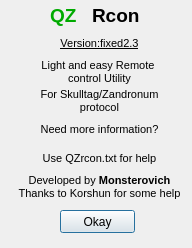
<?xml version="1.0" encoding="UTF-8"?>
<ui version="4.0">
 <class>aboutwindow</class>
 <widget class="QDialog" name="aboutwindow">
  <property name="geometry">
   <rect>
    <x>0</x>
    <y>0</y>
    <width>192</width>
    <height>248</height>
   </rect>
  </property>
  <property name="maximumSize">
   <size>
    <width>192</width>
    <height>248</height>
   </size>
  </property>
  <property name="windowTitle">
   <string>About QZrcon</string>
  </property>
  <widget class="QPushButton" name="pushButton">
   <property name="geometry">
    <rect>
     <x>60</x>
     <y>210</y>
     <width>75</width>
     <height>23</height>
    </rect>
   </property>
   <property name="text">
    <string>Okay</string>
   </property>
  </widget>
  <widget class="QWidget" name="horizontalLayoutWidget">
   <property name="geometry">
    <rect>
     <x>50</x>
     <y>0</y>
     <width>90</width>
     <height>31</height>
    </rect>
   </property>
   <layout class="QHBoxLayout" name="horizontalLayout_2">
    <item>
     <widget class="QLabel" name="label_3">
      <property name="text">
       <string>&lt;!DOCTYPE HTML PUBLIC &quot;-//W3C//DTD HTML 4.0//EN&quot; &quot;http://www.w3.org/TR/REC-html40/strict.dtd&quot;&gt;
&lt;html&gt;&lt;head&gt;&lt;meta name=&quot;qrichtext&quot; content=&quot;1&quot; /&gt;&lt;style type=&quot;text/css&quot;&gt;
p, li { white-space: pre-wrap; }
&lt;/style&gt;&lt;/head&gt;&lt;body style=&quot; font-family:'MS Shell Dlg 2'; font-size:8.25pt; font-weight:400; font-style:normal;&quot;&gt;
&lt;p style=&quot; margin-top:0px; margin-bottom:0px; margin-left:0px; margin-right:0px; -qt-block-indent:0; text-indent:0px;&quot;&gt;&lt;span style=&quot; font-size:14pt; font-weight:600; color:#00aa00;&quot;&gt;QZ&lt;/span&gt;&lt;/p&gt;&lt;/body&gt;&lt;/html&gt;</string>
      </property>
     </widget>
    </item>
    <item>
     <widget class="QLabel" name="label_2">
      <property name="text">
       <string>&lt;!DOCTYPE HTML PUBLIC &quot;-//W3C//DTD HTML 4.0//EN&quot; &quot;http://www.w3.org/TR/REC-html40/strict.dtd&quot;&gt;
&lt;html&gt;&lt;head&gt;&lt;meta name=&quot;qrichtext&quot; content=&quot;1&quot; /&gt;&lt;style type=&quot;text/css&quot;&gt;
p, li { white-space: pre-wrap; }
&lt;/style&gt;&lt;/head&gt;&lt;body style=&quot; font-family:'MS Shell Dlg 2'; font-size:8.25pt; font-weight:400; font-style:normal;&quot;&gt;
&lt;p style=&quot; margin-top:0px; margin-bottom:0px; margin-left:0px; margin-right:0px; -qt-block-indent:0; text-indent:0px;&quot;&gt;&lt;span style=&quot; font-size:14pt; font-weight:600; color:#000000;&quot;&gt;Rcon&lt;/span&gt;&lt;/p&gt;&lt;/body&gt;&lt;/html&gt;</string>
      </property>
     </widget>
    </item>
   </layout>
  </widget>
  <widget class="QWidget" name="verticalLayoutWidget">
   <property name="geometry">
    <rect>
     <x>10</x>
     <y>30</y>
     <width>179</width>
     <height>171</height>
    </rect>
   </property>
   <property name="font">
    <font>
     <family>Arial</family>
     <pointsize>6</pointsize>
    </font>
   </property>
   <layout class="QVBoxLayout" name="verticalLayout_2">
    <property name="spacing">
     <number>2</number>
    </property>
    <item>
     <widget class="QLabel" name="label_10">
      <property name="font">
       <font>
        <family>Arial</family>
        <pointsize>6</pointsize>
       </font>
      </property>
      <property name="text">
       <string>&lt;!DOCTYPE HTML PUBLIC &quot;-//W3C//DTD HTML 4.0//EN&quot; &quot;http://www.w3.org/TR/REC-html40/strict.dtd&quot;&gt;
&lt;html&gt;&lt;head&gt;&lt;meta name=&quot;qrichtext&quot; content=&quot;1&quot; /&gt;&lt;style type=&quot;text/css&quot;&gt;
p, li { white-space: pre-wrap; }
&lt;/style&gt;&lt;/head&gt;&lt;body style=&quot; font-family:'Arial'; font-size:6pt; font-weight:400; font-style:normal;&quot;&gt;
&lt;p align=&quot;center&quot; style=&quot; margin-top:0px; margin-bottom:0px; margin-left:0px; margin-right:0px; -qt-block-indent:0; text-indent:0px;&quot;&gt;&lt;span style=&quot; font-family:'MS Shell Dlg 2'; font-size:8pt; text-decoration: underline;&quot;&gt;Version:fixed2.3&lt;/span&gt;&lt;/p&gt;&lt;/body&gt;&lt;/html&gt;</string>
      </property>
     </widget>
    </item>
    <item>
     <widget class="QLabel" name="label">
      <property name="font">
       <font>
        <family>Arial</family>
        <pointsize>6</pointsize>
       </font>
      </property>
      <property name="text">
       <string>&lt;!DOCTYPE HTML PUBLIC &quot;-//W3C//DTD HTML 4.0//EN&quot; &quot;http://www.w3.org/TR/REC-html40/strict.dtd&quot;&gt;
&lt;html&gt;&lt;head&gt;&lt;meta name=&quot;qrichtext&quot; content=&quot;1&quot; /&gt;&lt;style type=&quot;text/css&quot;&gt;
p, li { white-space: pre-wrap; }
&lt;/style&gt;&lt;/head&gt;&lt;body style=&quot; font-family:'Arial'; font-size:6pt; font-weight:400; font-style:normal;&quot;&gt;
&lt;p align=&quot;center&quot; style=&quot; margin-top:0px; margin-bottom:0px; margin-left:0px; margin-right:0px; -qt-block-indent:0; text-indent:0px;&quot;&gt;&lt;span style=&quot; font-family:'MS Shell Dlg 2'; font-size:8pt;&quot;&gt;Light and easy Remote &lt;/span&gt;&lt;/p&gt;
&lt;p align=&quot;center&quot; style=&quot; margin-top:0px; margin-bottom:0px; margin-left:0px; margin-right:0px; -qt-block-indent:0; text-indent:0px;&quot;&gt;&lt;span style=&quot; font-family:'MS Shell Dlg 2'; font-size:8pt;&quot;&gt;control Utility&lt;/span&gt;&lt;/p&gt;&lt;/body&gt;&lt;/html&gt;</string>
      </property>
     </widget>
    </item>
    <item>
     <widget class="QLabel" name="label_7">
      <property name="font">
       <font>
        <family>Arial</family>
        <pointsize>6</pointsize>
       </font>
      </property>
      <property name="text">
       <string>&lt;!DOCTYPE HTML PUBLIC &quot;-//W3C//DTD HTML 4.0//EN&quot; &quot;http://www.w3.org/TR/REC-html40/strict.dtd&quot;&gt;
&lt;html&gt;&lt;head&gt;&lt;meta name=&quot;qrichtext&quot; content=&quot;1&quot; /&gt;&lt;style type=&quot;text/css&quot;&gt;
p, li { white-space: pre-wrap; }
&lt;/style&gt;&lt;/head&gt;&lt;body style=&quot; font-family:'Arial'; font-size:6pt; font-weight:400; font-style:normal;&quot;&gt;
&lt;p align=&quot;center&quot; style=&quot; margin-top:0px; margin-bottom:0px; margin-left:0px; margin-right:0px; -qt-block-indent:0; text-indent:0px;&quot;&gt;&lt;span style=&quot; font-family:'MS Shell Dlg 2'; font-size:8pt;&quot;&gt;For Skulltag/Zandronum&lt;/span&gt;&lt;/p&gt;
&lt;p align=&quot;center&quot; style=&quot; margin-top:0px; margin-bottom:0px; margin-left:0px; margin-right:0px; -qt-block-indent:0; text-indent:0px;&quot;&gt;&lt;span style=&quot; font-family:'MS Shell Dlg 2'; font-size:8pt;&quot;&gt;protocol&lt;/span&gt;&lt;/p&gt;&lt;/body&gt;&lt;/html&gt;</string>
      </property>
     </widget>
    </item>
    <item>
     <widget class="QLabel" name="label_8">
      <property name="font">
       <font>
        <family>Arial</family>
        <pointsize>6</pointsize>
       </font>
      </property>
      <property name="text">
       <string>&lt;!DOCTYPE HTML PUBLIC &quot;-//W3C//DTD HTML 4.0//EN&quot; &quot;http://www.w3.org/TR/REC-html40/strict.dtd&quot;&gt;
&lt;html&gt;&lt;head&gt;&lt;meta name=&quot;qrichtext&quot; content=&quot;1&quot; /&gt;&lt;style type=&quot;text/css&quot;&gt;
p, li { white-space: pre-wrap; }
&lt;/style&gt;&lt;/head&gt;&lt;body style=&quot; font-family:'MS Shell Dlg 2'; font-size:8.25pt; font-weight:400; font-style:normal;&quot;&gt;
&lt;p align=&quot;center&quot; style=&quot; margin-top:0px; margin-bottom:0px; margin-left:0px; margin-right:0px; -qt-block-indent:0; text-indent:0px;&quot;&gt;&lt;span style=&quot; font-size:8pt;&quot;&gt;Need more information?&lt;/span&gt;&lt;/p&gt;&lt;/body&gt;&lt;/html&gt;</string>
      </property>
     </widget>
    </item>
    <item>
     <widget class="QLabel" name="label_9">
      <property name="font">
       <font>
        <family>Arial</family>
        <pointsize>6</pointsize>
       </font>
      </property>
      <property name="text">
       <string>&lt;!DOCTYPE HTML PUBLIC &quot;-//W3C//DTD HTML 4.0//EN&quot; &quot;http://www.w3.org/TR/REC-html40/strict.dtd&quot;&gt;
&lt;html&gt;&lt;head&gt;&lt;meta name=&quot;qrichtext&quot; content=&quot;1&quot; /&gt;&lt;style type=&quot;text/css&quot;&gt;
p, li { white-space: pre-wrap; }
&lt;/style&gt;&lt;/head&gt;&lt;body style=&quot; font-family:'Arial'; font-size:6pt; font-weight:400; font-style:normal;&quot;&gt;
&lt;p align=&quot;center&quot; style=&quot; margin-top:0px; margin-bottom:0px; margin-left:0px; margin-right:0px; -qt-block-indent:0; text-indent:0px;&quot;&gt;&lt;span style=&quot; font-family:'MS Shell Dlg 2'; font-size:8pt;&quot;&gt;Use QZrcon.txt for help&lt;/span&gt;&lt;/p&gt;&lt;/body&gt;&lt;/html&gt;</string>
      </property>
     </widget>
    </item>
    <item>
     <widget class="QLabel" name="label_5">
      <property name="font">
       <font>
        <family>Arial</family>
        <pointsize>6</pointsize>
       </font>
      </property>
      <property name="text">
       <string>&lt;!DOCTYPE HTML PUBLIC &quot;-//W3C//DTD HTML 4.0//EN&quot; &quot;http://www.w3.org/TR/REC-html40/strict.dtd&quot;&gt;
&lt;html&gt;&lt;head&gt;&lt;meta name=&quot;qrichtext&quot; content=&quot;1&quot; /&gt;&lt;style type=&quot;text/css&quot;&gt;
p, li { white-space: pre-wrap; }
&lt;/style&gt;&lt;/head&gt;&lt;body style=&quot; font-family:'Arial'; font-size:6pt; font-weight:400; font-style:normal;&quot;&gt;
&lt;p align=&quot;center&quot; style=&quot; margin-top:0px; margin-bottom:0px; margin-left:0px; margin-right:0px; -qt-block-indent:0; text-indent:0px;&quot;&gt;&lt;span style=&quot; font-family:'MS Shell Dlg 2'; font-size:8pt;&quot;&gt;Developed by &lt;/span&gt;&lt;span style=&quot; font-family:'MS Shell Dlg 2'; font-size:8pt; font-weight:600;&quot;&gt;Monsterovich&lt;/span&gt;&lt;/p&gt;
&lt;p align=&quot;center&quot; style=&quot; margin-top:0px; margin-bottom:0px; margin-left:0px; margin-right:0px; -qt-block-indent:0; text-indent:0px;&quot;&gt;&lt;span style=&quot; font-family:'MS Shell Dlg 2'; font-size:8pt;&quot;&gt;Thanks to Korshun for some help&lt;/span&gt;&lt;/p&gt;&lt;/body&gt;&lt;/html&gt;</string>
      </property>
     </widget>
    </item>
   </layout>
  </widget>
 </widget>
 <resources/>
 <connections/>
</ui>
